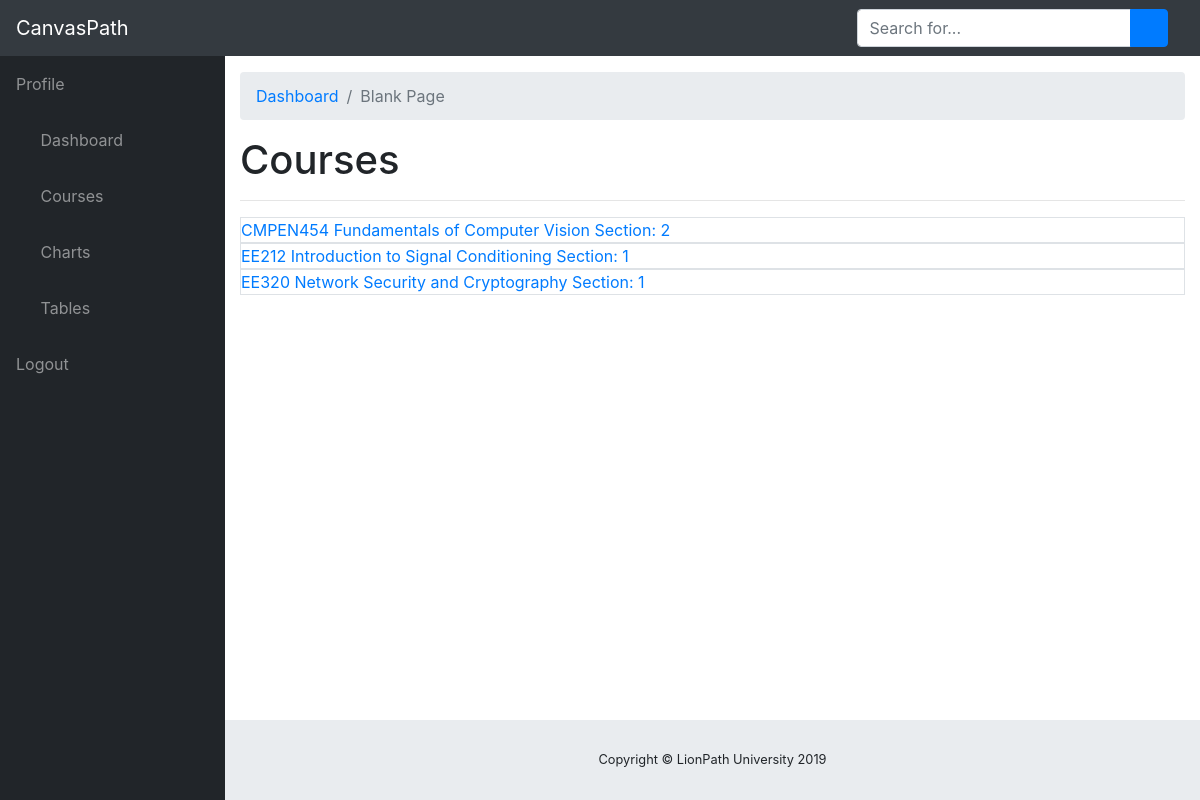
/courses (signed in), run on the app's committed database.
### tables this page shows
CREATE TABLE Enrolls(student_email TEXT, course_id INTEGER, section_no INTEGER,
                                                  PRIMARY KEY(student_email, course_id));

CREATE TABLE Course(course_id TEXT PRIMARY KEY, course_name TEXT,
                                               course_description TEXT);

### courseSystem.py (the view, shortened to what this page needs)
@app.route('/courses', methods=['GET','POST'])
def courses(): # TODO: THIS IS A LOT OF STUFF FOR THE ROUTES PAGE.
    with sql.connect('courseSystem.db') as db:
                    c = db.cursor()
    if ('user' in session) and (session['type'] =='Student'):
        find_course_info = """SELECT E.course_id, E.section_no, C.course_name
                              FROM Student S, Enrolls E, Course C, Sections S2
                              WHERE S.email = ? AND S.email = E.student_email AND E.course_id = C.course_id
                              AND S2.sec_no = E.section_no AND E.course_id = S2.course_id"""
        c.execute(find_course_info, (session['user'],))
        studentCourseInfo = c.fetchall()
        c.close()
        return render_template('courses.html', title='Courses', usertype=session['type'], courseinfo=studentCourseInfo)
    else:
        return render_template('home.html', title='Courses')

### templates/courses.html (shortened to what this page needs)
{% extends 'layout.html' %}
{% block content %}
{% if usertype == 'Student' %}
     {% for course in courseinfo %}
          {% for x in range(0,course|length,3) %}
               <div class="table-bordered">
                    <a href="{{ url_for('courseDetails', course=course[x],
                    section=course[x+1]) }}">{{ course[x] }} {{course [x+2] }} Section: {{ course[x+1] }}</a>
               </div>
          {% endfor %}
     {% endfor %}
{% else %}
     <div>
          Not logged in.
     </div>
{% endif %}
{% endblock content%}

### data on the page
Enrolls: course "CMPEN454", course_name "Fundamentals of Computer Vision", section_no "2"
Enrolls: course "EE212", course_name "Introduction to Signal Conditioning", section_no "1"
Enrolls: course "EE320", course_name "Network Security and Cryptography", section_no "1"

### other printed values
{{ title }} "Courses"
